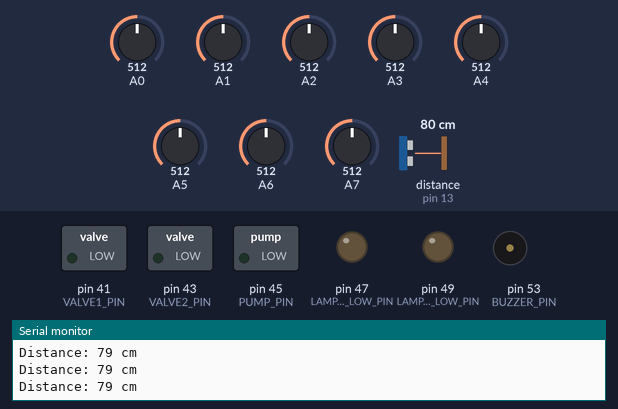
The sketch below on a simulated Arduino Mega 2560, built with avr-gcc and run on an emulated ATmega2560. Shown: switched loads named in the sketch (green lamp = pin HIGH), output pins drawn as LEDs (lit = HIGH), buzzer (waves = sounding, pin HIGH), the last lines printed to the serial monitor. Wiring (inferred from the names in the program): ultrasonic range finder: trigger pin 12; echo pin 13. Inputs (shaded band) come from the test bench; at power-on: distance to the obstacle (sensor on pin 13) 80 cm, A0 = 512, A1 = 512, A2 = 512, A3 = 512, A4 = 512, A5 = 512, A6 = 512, A7 = 512. The echo pulse lasts 58.3 µs per cm; sleep ends after the set time or at an interrupt; pins used as bus, display or sensor lines are not drawn. At 7.1 s the program stops and its outputs stay as they are.

Above: at 1.2 s.
1.3 s: distance to the obstacle (sensor on pin 13) set to 75 cm
3.2 s: distance to the obstacle (sensor on pin 13) set to 69 cm
At 5.3 s:
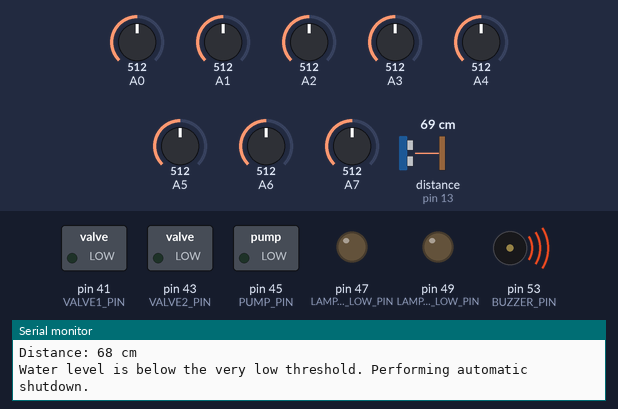
Timing chart, 0 to 8.6 s (numbered marks = the images above; inputs shaded):
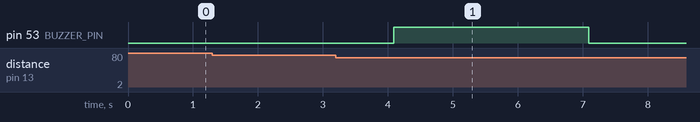

The sketch:

main.ino
```cpp
#include <avr/sleep.h>

const int WATER_TANK_THRESHOLD = 50;
const int WATER_TANK_THRESHOLD_VERY_LOW = 70;
const int CROP_MOISTURE_THRESHOLD = 300;
const int NUM_MOISTURE_SENSORS = 8;
const int MOISTURE_SENSOR_PINS[NUM_MOISTURE_SENSORS] = {0, 1, 2, 3, 4, 5, 6, 7};
const int VALVE1_PIN = 41;
const int VALVE2_PIN = 43;
const int PUMP_PIN = 45;
const int LAMP_MOIST_1_LOW_PIN = 47;
const int LAMP_MOIST_2_LOW_PIN = 49;
const int LAMP_WATER_LOW_PIN = 51;
const int BUZZER_PIN = 53;
const int TRIG_PIN = 12;
const int ECHO_PIN = 13;
int moistureLevels[NUM_MOISTURE_SENSORS];
int cropLeft, cropRight;
long duration, distance;
bool sensorFailed = false;

void setup() {
  Serial.begin(9600);
  pinMode(VALVE1_PIN, OUTPUT);
  pinMode(VALVE2_PIN, OUTPUT);
  pinMode(PUMP_PIN, OUTPUT);
  pinMode(LAMP_MOIST_1_LOW_PIN, OUTPUT);
  pinMode(LAMP_MOIST_2_LOW_PIN, OUTPUT);
  pinMode(BUZZER_PIN, OUTPUT);
  pinMode(TRIG_PIN, OUTPUT);
  pinMode(ECHO_PIN, INPUT);
  for (int i = 0; i < NUM_MOISTURE_SENSORS; i++) {
    pinMode(MOISTURE_SENSOR_PINS[i], INPUT);
  }
  sensorFailed = false;
}

// Function to check water level and activate buzzer if it's low
void checkWaterLevel() {
  digitalWrite(TRIG_PIN, LOW);
  delayMicroseconds(2);
  digitalWrite(TRIG_PIN, HIGH);
  delayMicroseconds(10);
  digitalWrite(TRIG_PIN, LOW);
  duration = pulseIn(ECHO_PIN, HIGH);
  distance = duration * 0.0343 / 2;

  Serial.print("Distance: ");
  Serial.print(distance);
  Serial.println(" cm");

  if (distance <= WATER_TANK_THRESHOLD) {
    Serial.println("Water level is below the threshold");
    digitalWrite(BUZZER_PIN, HIGH);
  } else {
    digitalWrite(BUZZER_PIN, LOW);
  }
}

// Function to read moisture levels from all sensors and calculate crop averages
void readMoistureLevels() {
  for (int i = 0; i < NUM_MOISTURE_SENSORS; i++) {
    moistureLevels[i] = analogRead(MOISTURE_SENSOR_PINS[i]);
  }
  cropLeft = (moistureLevels[0] + moistureLevels[1] + moistureLevels[2] + moistureLevels[3]) / 4;
  cropRight = (moistureLevels[4] + moistureLevels[5] + moistureLevels[6] + moistureLevels[7]) / 4;
}

// Function to control moisture levels and valves
void controlMoisture() {
  if (cropLeft <= CROP_MOISTURE_THRESHOLD) {
    digitalWrite(VALVE1_PIN, HIGH);
    digitalWrite(PUMP_PIN, HIGH);
    Serial.println("Left crop moisture level is low, opening the valve and pump.");
  } else {
    digitalWrite(VALVE1_PIN, LOW);
  }

  if (cropRight <= CROP_MOISTURE_THRESHOLD) {
    digitalWrite(VALVE2_PIN, HIGH);
    digitalWrite(PUMP_PIN, HIGH);
    Serial.println("Right crop moisture level is low, opening the valve and pump.");
  } else {
    digitalWrite(VALVE2_PIN, LOW);
  }
}

// Function to check if any of the moisture sensors has failed
void checkSensorFailures() {
  for (int i = 0; i < NUM_MOISTURE_SENSORS; i++) {
    moistureLevels[i] = analogRead(MOISTURE_SENSOR_PINS[i]);
    if (moistureLevels[i] == 0 || moistureLevels[i] > 1023) {
      sensorFailed = true;
      Serial.print("Sensor ");
      Serial.print(i);
      Serial.println(" has failed.");
    }
  }
}

// Function to implement automatic shutdown when water tank is empty
void automaticShutdown() {
  checkWaterLevel();
  if (distance <= WATER_TANK_THRESHOLD_VERY_LOW) {
    Serial.println("Water level is below the very low threshold. Performing automatic shutdown.");
    digitalWrite(VALVE1_PIN, LOW);
    digitalWrite(VALVE2_PIN, LOW);
    digitalWrite(PUMP_PIN, LOW);
    digitalWrite(BUZZER_PIN, HIGH);
    delay(3000); // Buzz for 3 seconds
    digitalWrite(BUZZER_PIN, LOW);
    enterSleepMode();
  } else {
    sleep_disable();
  }
}

// Function to enter sleep mode
void enterSleepMode() {
  set_sleep_mode(SLEEP_MODE_PWR_DOWN);
  sleep_enable();
  sleep_mode();
}

void loop() {
  checkSensorFailures();
  if (sensorFailed) {
    digitalWrite(BUZZER_PIN, HIGH);
    delay(1000);
    digitalWrite(BUZZER_PIN, LOW);
  } else {
    automaticShutdown();
    checkWaterLevel();
    readMoistureLevels();
    controlMoisture();
  }
  delay(1000);
}
```

Measured:
- the behaviour switches between 72 and 71 cm on distance to the obstacle (sensor on pin 13) (found by bisection; images 0 and 1)
- after the input at 3.2 s, pin 53 (BUZZER_PIN): LOW → HIGH after 0.89 s, → LOW 3.0 s later
